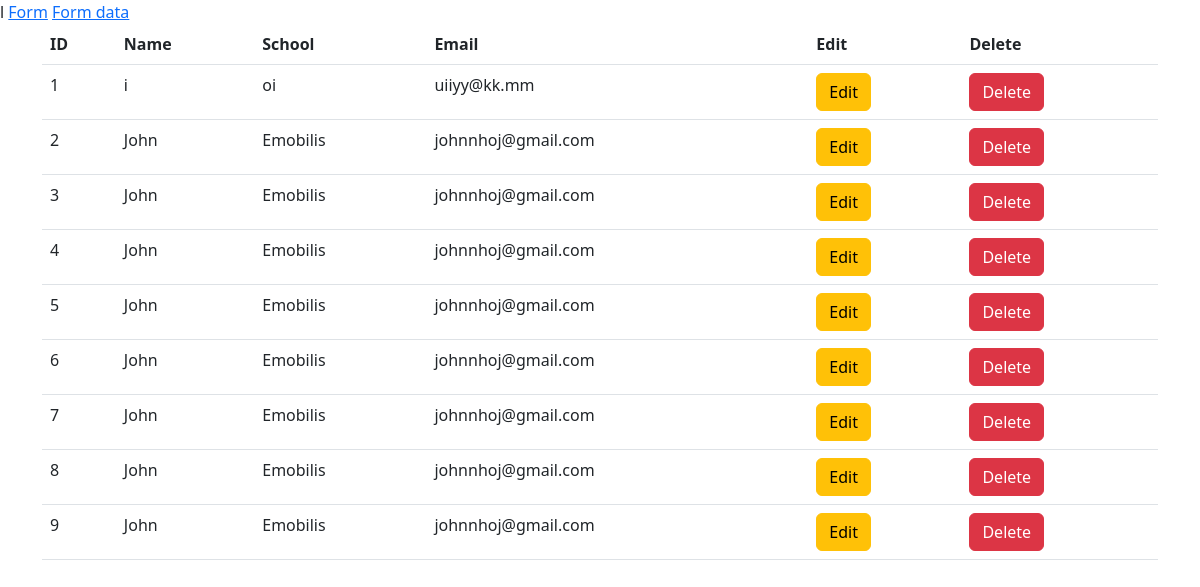
The app's page /people, older data.
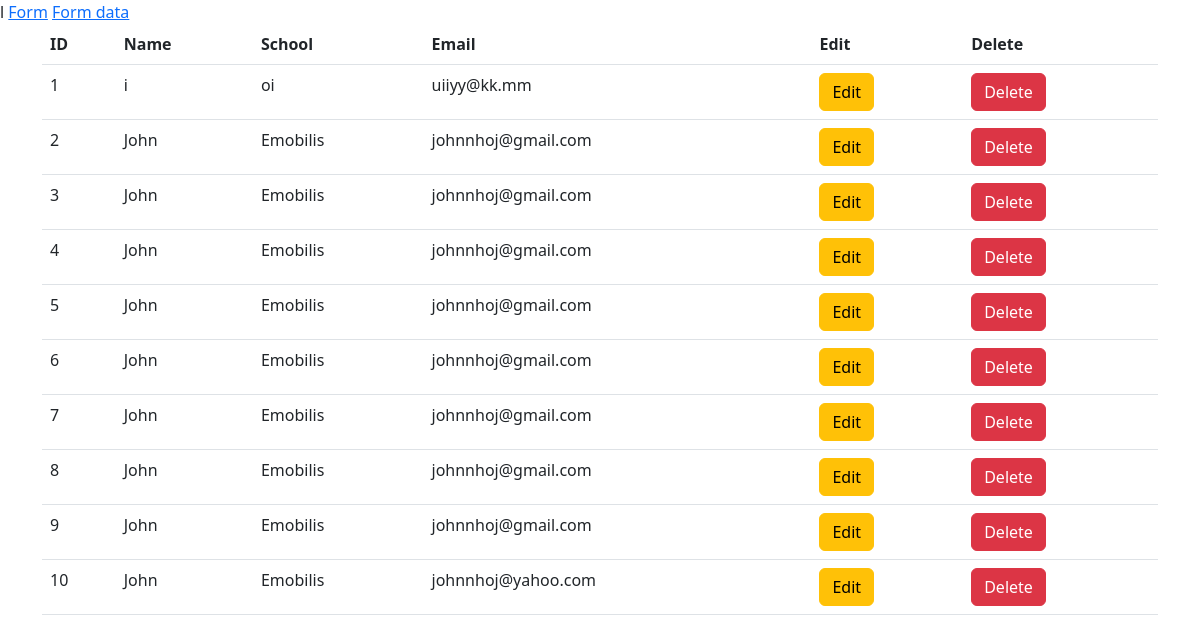
The same page, newer data.
### app/models.py (models this page shows, shortened)
class People(models.Model):
    name = models.CharField(max_length=40, blank=False, null=False)
    school = models.CharField(max_length=40, blank=False, null=False)
    email = models.EmailField()

### app/views.py (the view)
# urls.py: path('people', views.people, name="people"),
def people(request):
    d = People.objects.all()
    return render(request, 'people.html', {
        "data": d
    })

### app/templates/people.html (shortened to what this page needs)
<!doctype html>
<html lang="en">
<head>
    l<link href="https://cdn.jsdelivr.net/npm/bootstrap@5.3.0/dist/css/bootstrap.min.css" rel="stylesheet">
</head>
<body>
<a href="/">Form</a>
<a href="/people">Form data</a>
<div class="container">
<table class="table" mt="5">
  <thead>
    <tr>
      <th>ID</th>
      <th>Name</th>
      <th>School</th>
      <th>Email</th>
      <th>Edit</th>
      <th>Delete</th>
    </tr>
  </thead>
  <tbody>
        {% for d in data %}
        <tr>
            <td>{{ d.id }}</td>
            <td>{{ d.name }}</td>
            <td>{{ d.school }}</td>
            <td>{{ d.email }}</td>
        <td>
            <a href="/update/{{ d.id }}" class="btn btn-warning">Edit</a>
        </td>
        <td>
            <a href="/delete/{{ d.id }}" class="btn btn-danger">Delete</a>
        </td>
        </tr>
        {% endfor %}
  </tbody>
    </table>
     </div>
</body>
</html>

Row changes from the older to the newer data that the page shows:
added People: id "10", name "John", school "Emobilis", email "johnnhoj@yahoo.com"
